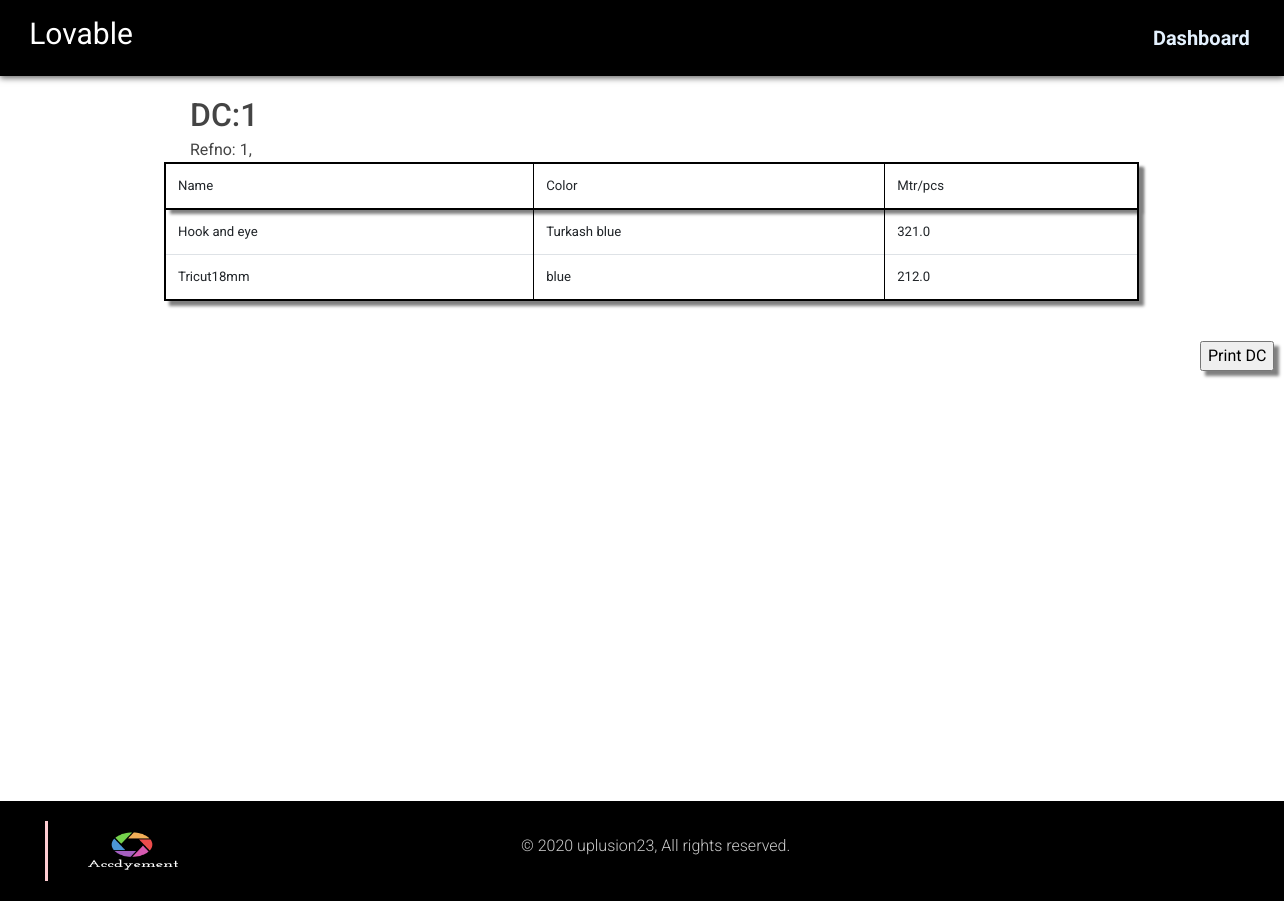
The app's page /view_items/lovable/1/ (signed in) with its own data.
### dyeing/models.py (models this page shows, shortened)
class Company(models.Model):
	user=models.ForeignKey(User, on_delete=models.CASCADE,null=True)
	name = models.CharField(max_length=100)
	address = models.CharField(max_length=400,blank=True)
	title = models.CharField(max_length=100,default="Untitled")
	subtitle = models.CharField(max_length=300,default="Small default subtitle")
	slug = models.SlugField(max_length=250,blank=True)

class Order(models.Model):
	user=models.ForeignKey(User, on_delete=models.CASCADE,null=True)
	ref_no = models.ForeignKey(RefNo,on_delete=models.CASCADE)
	material = models.ForeignKey(Materials,on_delete=models.CASCADE)
	quantity = models.FloatField()
	color = models.CharField(max_length=30)
	company=models.ForeignKey(Company,on_delete=models.CASCADE)
	def __str__(self):
		return f"{self.ref_no.ref_no} | {self.company.name}"

class Materials(models.Model):
	user=models.ForeignKey(User, on_delete=models.CASCADE,null=True)
	company = models.ForeignKey(Company,on_delete=models.CASCADE)
	name = models.CharField(max_length=300)
	sample_quantity = models.FloatField()
	sample_rate = models.FloatField()
	rate = models.FloatField()

### dyeing/views.py (the view)
# urls.py: path('view_items/<slug:company_slug>/<int:dc_no>/',view_items),
def view_items(request,company_slug,dc_no):
	company = Company.objects.get(slug=company_slug,user = request.user)
	dc_m = DcMod.objects.filter(dc_no = dc_no,company = company,user=request.user)
	r =[]
	q = []
	for i in dc_m:
		r.append(i.ref_no.id)
		q.append(i.ref_no.ref_no)
	print(r)
	print(q)
	order = Order.objects.filter(company=company,ref_no__in = r,user = request.user)
	print(order)
	return render(request,"view_items.html",{"company":company,"dc_mod":dc_m,"dc_no":dc_no,"order":order,"r":r,"q":q})

### dyeing/templates/view_items.html (shortened to what this page needs)
{% load static %}
<!DOCTYPE html>
<html>
<head>
  <link rel="stylesheet" type="text/css" href="https://bootswatch.com/4/yeti/bootstrap.min.css">
  <link rel="stylesheet" type="text/css" href="https://bootswatch.com/4/yeti/bootstrap.min.css">
    <link rel="stylesheet" href="https://stackpath.bootstrapcdn.com/bootstrap/4.5.0/css/bootstrap.min.css">
    <link rel="stylesheet" href="/static/home.css/">
</head>
<body style="background:url(https://coolbackgrounds.io/images/backgrounds/white/white-trianglify-b79c7e1f.jpg);background-size: cover;background-position: center;background-repeat: no-repeat;height: 800px;">
  <nav class="navbar navbar-expand-lg navbar-dark bg-dark">
    <div class="container">
  <a class="navbar-brand" href="#">ACCDYEMENT</a>
  <div class="navbar">
      <ul class="navbar-container" style="display: flex;">
        <li style="color: white;font-size: 30px;margin-top: 3px;"><b>{{company.name}}</b></li>
        {% if not user.is_authenticated %}
      <li class="nav-item active">
        <a class="nav-link" href=" "> <span class="sr-only">(current)</span></a>
      </li>
      {% else %}
        <li class="nav-item" style="margin-left:1000px;font-weight: bold;font-size: 20px;"><a href="/dashboard/" class="left-underline nav-button">Dashboard</a></li>
        {% endif %}
      </ul>
    </div>
</div>
</nav>
    <div style="margin: 40px">
  <h2 style="margin-left: 150px; margin-top: 20px;margin-bottom: 2px;padding-bottom: 2px">DC:{{dc_no}}</h2>
  <p style="margin: 0px;margin-left: 150px">
  Refno:
  {% for i in q %}
  {{i}},
  {% endfor %}
  </p>
   <div class="container">
      <table class="table"  style="border: 2px solid black;box-shadow: 5px 5px 3px grey;">
        <thead style="border: 2px solid black;box-shadow: 5px 5px 3px grey;">
          <td style="border-right: 1px solid black">Name</td>
          <td style="border-right: 1px solid black">Color</td>
          <td style="border-right: 1px solid black">Mtr/pcs</td>
        </thead>
        <tbody>
          {% for i in order %}
          <tr>
          <td style="border-right: 1px solid black">{{i.material.name}}</td>
          <td style="border-right: 1px solid black">{{i.color}}</td>
          <td style="border-right: 1px solid black">{{i.quantity}}</td>
           </tr>
          {% endfor %}
        </tbody>
      </table>
    </div>
     </div>
  <form action="/dc/{{company.slug}}/{{dc_no}}/">
        <input type="submit" Value="Print DC" style="margin-left: 1200px;box-shadow: 5px 5px 3px grey;">
      </form>
	<footer style="height: 100px;background-color: black;display: flex;margin-top: 430px;">
        <div class="col-3">
          <p style="margin-left:30px;"><img src="{% static 'acc.png' %}" alt="" style="width: 100px; height: 60px; border-radius: 30%;"></p>
        </div>
      <div class="footer-copyright" style="height:70px;background-color: black;margin-left: 200px;">
          © 2020 uplusion23, All rights reserved.
      </div>
    </footer>
</body>
</html>

### dyeing/static/home.css (style rules this page uses)
body { background-color: #ECECEC; color: #444444; padding: 0; margin: 0; perspective: 1px; transform-style: preserve-3d; height: 100%; overflow-x: hidden; font-family: 'Roboto'; }
.navbar-container { background-color: black; }
.left-underline { display: inline-block; vertical-align: middle; -webkit-transform: translateZ(0); transform: translateZ(0); box-shadow: 0 0 1px rgba(0, 0, 0, 0); -webkit-backface-visibility: hidden; backface-visibility: hidden; -moz-osx-font-smoothing: grayscale; position: relative; overflow: hidden; }
.left-underline:before { content: ""; position: absolute; z-index: -1; left: 0; right: 100%; bottom: 0; background: #ECECEC; height: 4px; -webkit-transition-property: right; transition-property: right; -webkit-transition-duration: 0.15s; transition-duration: 0.15s; -webkit-transition-timing-function: ease-out; transition-timing-function: ease-out; }
div.navbar { position: fixed; top: 0; left: 0; width: 100%; background: black; -webkit-box-shadow: 0px 2px 6px 0px rgba(50, 50, 50, 0.75); -moz-box-shadow: 0px 2px 6px 0px rgba(50, 50, 50, 0.75); box-shadow: 0px 2px 6px 0px rgba(50, 50, 50, 0.75); z-index: 9999999; }
div.navbar > ul.navbar-container { list-style-type: none; margin: 0; padding-left: 1em; padding-right: 1em; overflow: hidden; }
div.navbar > ul > li.nav-item { float: right; background-color: rgba(0, 0, 0, 0.1); transition: all 0.5s ease; }
a.nav-button { font-family: 'Roboto'; text-decoration: none; line-height: 60px; padding-left: 20px; padding-right: 20px; color: rgba(228, 241, 254, 1); transition: all 0.5s ease; }
footer { width: 100%; padding-top: 20px; display: block; background-color: #ee6e73; }
.footer-copyright { font-weight: 300; overflow: hidden; height: 50px; line-height: 50px; color: rgba(255, 255, 255, 0.8); background-color: rgba(51, 51, 51, 0.08); }
.container { width: 85%; padding: 0 1.5rem; margin: 0 auto; max-width: 1280px; margin-left: 100px; }
footer p { border-left: 3px solid #ffcdd2; padding-left: 15px; text-indent: 20px; color: #ececec; }

### records on screen
Company: name "Lovable"
Order: material.name "Hook and eye", color "Turkash blue", quantity "321.0"
Order: material.name "Tricut18mm", color "blue", quantity "212.0"

### other values on screen
{{ dc_no }} "1"
{{ i }} "1"
